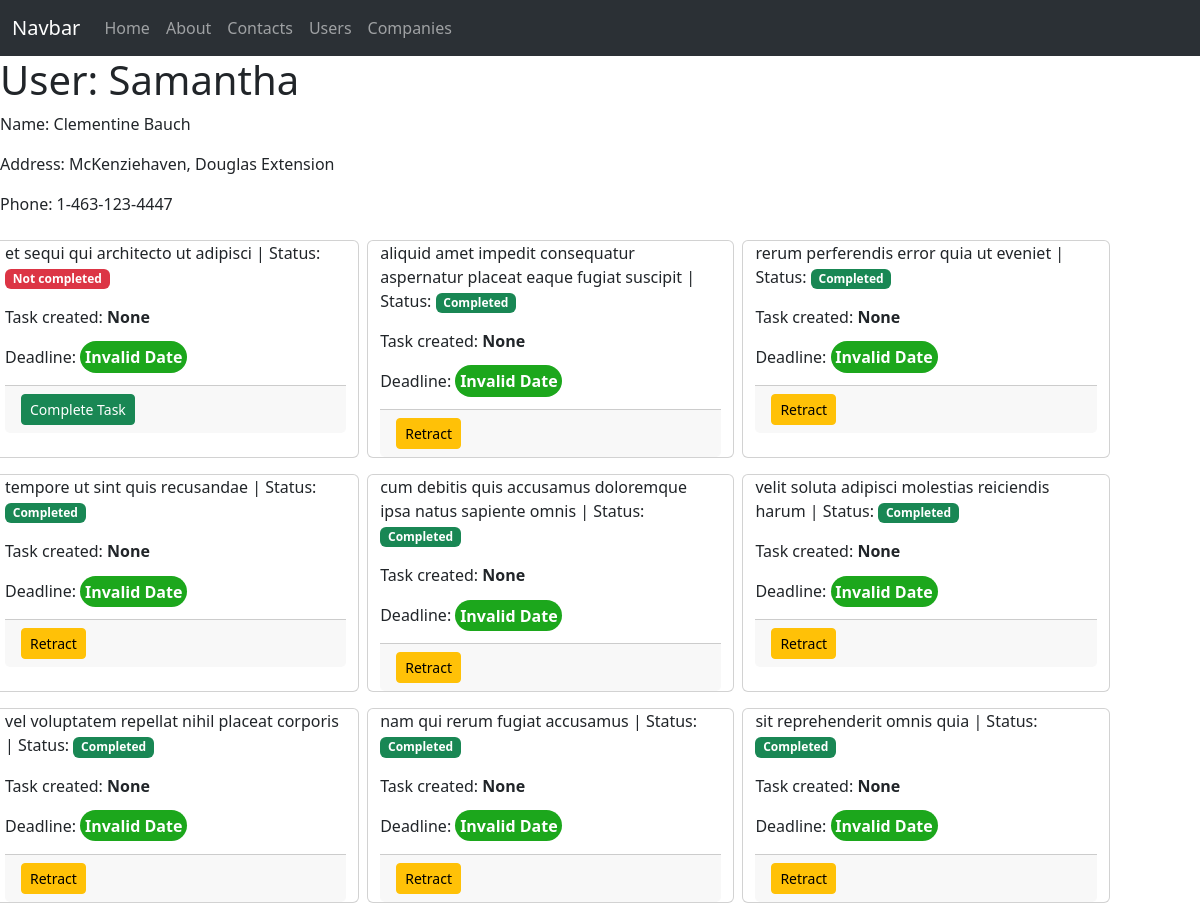
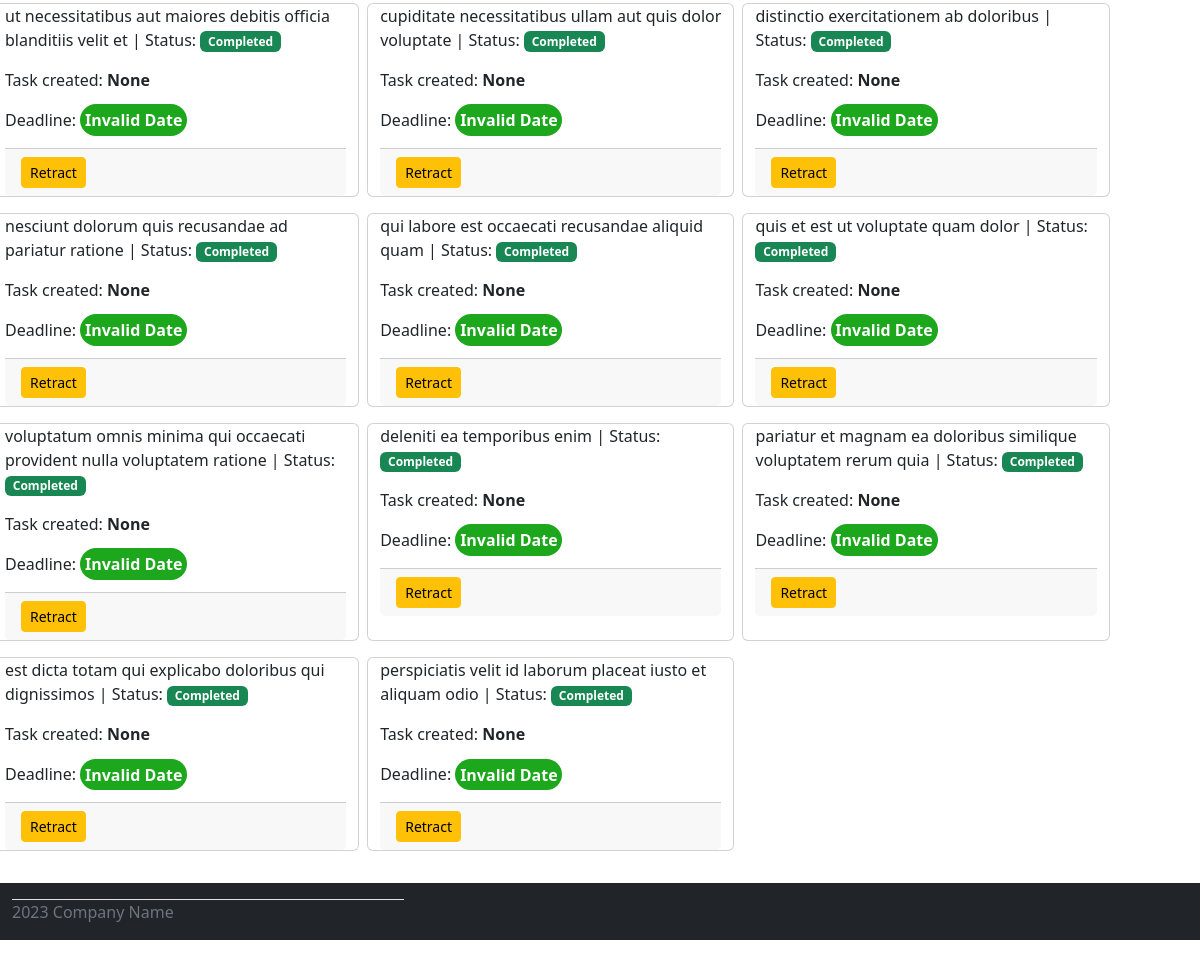
/users/3, run on the app's committed database (2 pictures, top to bottom).
### models.py (models this page shows)
class User(db.Model):
    id = db.Column(db.Integer, primary_key=True)
    name = db.Column(db.String(80), index=True)
    username = db.Column(db.String(80), index=True, unique=True)
    email = db.Column(db.String(255), index=True, unique=True)
    street = db.Column(db.String(255))
    city = db.Column(db.String(255), index=True)
    phone = db.Column(db.String(255))
    company_id = db.Column(db.Integer, db.ForeignKey('company.id'))

class ToDo(db.Model):
    id = db.Column(db.Integer, primary_key=True)
    title = db.Column(db.String(255))
    user_id = db.Column(db.Integer, db.ForeignKey('user.id'))
    created_at = db.Column(db.DateTime, default='2024-01-05 12:00:00')
    deadline = db.Column(db.DateTime)
    completed = db.Column(db.Boolean, index=True, default=False)

### routes.py (the view)
@app.route('/users/<id>')
def user(id):
    instance = User.query.get(id)
    user_todos = ToDo.query.filter_by(user_id=id).order_by('completed')
    return render_template('user_page.html', title="О пользователе",
                           user=instance, todos=user_todos)

### templates/user_page.html (shortened to what this page needs)
{% extends 'base.html' %}
{% block content %}
    {% if user %}
        <h1>User: {{ user.username }}</h1>
        <p>Name: {{ user.name }}</p>
        <p>Address: {{ user.city }}, {{ user.street }}</p>
        <p>Phone: {{ user.phone }}</p>
    {% endif %}
    <div class="row">
        {% for todo in todos %}
            <div class="card mx-1 my-2 task-card" style="width: 30%">
                <p>{{ todo.title }} | Status:
                {% if todo.completed %}
                    <span class="badge bg-success">Completed</span>
                {% else %}
                    <span class="badge bg-danger">Not completed</span>
                {% endif %}</p>
                <p>Task created: <b>{{ todo.created_at }}</b></p>
                <p>Deadline: <b class="deadline">{{ todo.deadline }}</b></p>
                <div class="card-footer">
                    {% if todo.completed %}
                        <a href="../todos/{{ todo.id }}/not-completed" class="btn btn-warning btn-sm">Retract</a>
                    {% else %}
                        <a href="../todos/{{ todo.id }}/completed" class="btn btn-success btn-sm">Complete Task</a>
                    {% endif %}
                </div>
            </div>
        {% endfor %}
    </div>
{% endblock %}

### static/style.css (style rules this page uses)
.row { display: flex; flex-direction: row; flex-wrap: wrap; }
.text-green { background: #1ca71c; color: #fff; font-weight: bold; padding: 0.3em; border-radius: 20px; }

### data on the page
User: username "Samantha", name "Clementine Bauch", city "McKenziehaven", street "Douglas Extension", phone "1-463-123-4447"
ToDo: title "et sequi qui architecto ut adipisci", completed "Not completed", created_at "None"
ToDo: title "aliquid amet impedit consequatur aspernatur placeat eaque fugiat suscipit", completed "Completed", created_at "None"
ToDo: title "rerum perferendis error quia ut eveniet", completed "Completed", created_at "None"
ToDo: title "tempore ut sint quis recusandae", completed "Completed", created_at "None"
ToDo: title "cum debitis quis accusamus doloremque ipsa natus sapiente omnis", completed "Completed", created_at "None"
ToDo: title "velit soluta adipisci molestias reiciendis harum", completed "Completed", created_at "None"
ToDo: title "vel voluptatem repellat nihil placeat corporis", completed "Completed", created_at "None"
ToDo: title "nam qui rerum fugiat accusamus", completed "Completed", created_at "None"
ToDo: title "sit reprehenderit omnis quia", completed "Completed", created_at "None"
ToDo: title "ut necessitatibus aut maiores debitis officia blanditiis velit et", completed "Completed", created_at "None"
ToDo: title "cupiditate necessitatibus ullam aut quis dolor voluptate", completed "Completed", created_at "None"
ToDo: title "distinctio exercitationem ab doloribus", completed "Completed", created_at "None"
ToDo: title "nesciunt dolorum quis recusandae ad pariatur ratione", completed "Completed", created_at "None"
ToDo: title "qui labore est occaecati recusandae aliquid quam", completed "Completed", created_at "None"
ToDo: title "quis et est ut voluptate quam dolor", completed "Completed", created_at "None"
ToDo: title "voluptatum omnis minima qui occaecati provident nulla voluptatem ratione", completed "Completed", created_at "None"
ToDo: title "deleniti ea temporibus enim", completed "Completed", created_at "None"
ToDo: title "pariatur et magnam ea doloribus similique voluptatem rerum quia", completed "Completed", created_at "None"
ToDo: title "est dicta totam qui explicabo doloribus qui dignissimos", completed "Completed", created_at "None"
ToDo: title "perspiciatis velit id laborum placeat iusto et aliquam odio", completed "Completed", created_at "None"
